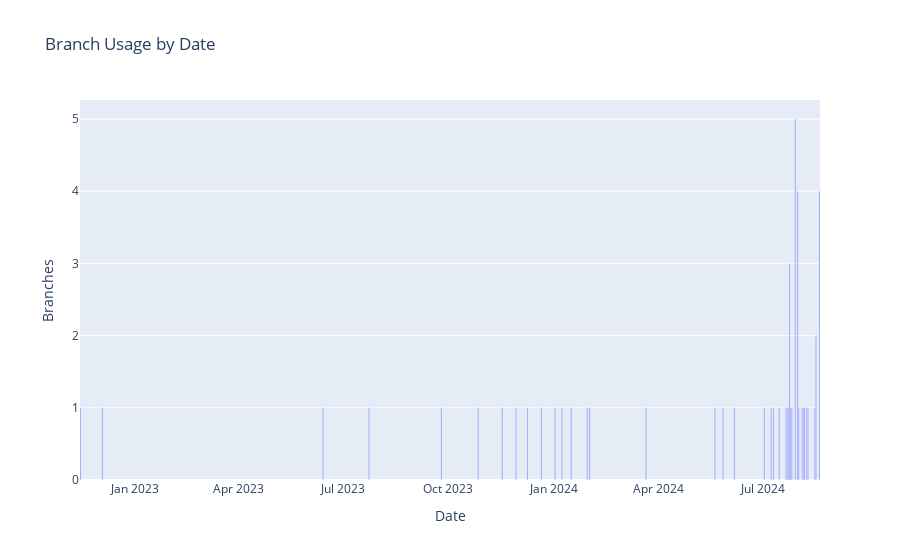

Notebook source saved alongside this figure:
### Code cell
import plotly.express as px

figure = px.bar(
    df,
    x="Date",
    y="Branches",
    hover_data=["Date"],
    title="Branch Usage by Date"
)
figure.show()

### Figure 1 — Plotly figure (JSON) as saved in the notebook; plotly's stock layout.template omitted (floating-point values rounded to 4 significant figures)
{"data": [{"alignmentgroup": "True", "hovertemplate": "Date=%{x}<br>Branches=%{y}<extra></extra>", "legendgroup": "", "marker": {"color": "#636efa", "pattern": {"shape": ""}}, "name": "", "offsetgroup": "", "orientation": "v", "showlegend": false, "textposition": "auto", "x": ["2022-11-15", "2022-12-04", "2023-06-14", "2023-07-24", "2023-09-25", "2023-10-27", "2023-11-17", "2023-11-29", "2023-12-09", "2023-12-21", "2024-01-02", "2024-01-08", "2024-01-16", "2024-01-30", "2024-02-01", "2024-03-21", "2024-05-20", "2024-05-27", "2024-06-06", "2024-07-02", "2024-07-08", "2024-07-10", "2024-07-15", "2024-07-21", "2024-07-22", "2024-07-23", "2024-07-24", "2024-07-25", "2024-07-26", "2024-07-29", "2024-07-31", "2024-08-01", "2024-08-04", "2024-08-05", "2024-08-06", "2024-08-08", "2024-08-09", "2024-08-15", "2024-08-16", "2024-08-19"], "xaxis": "x", "y": [1, 1, 1, 1, 1, 1, 1, 1, 1, 1, 1, 1, 1, 1, 1, 1, 1, 1, 1, 1, 1, 1, 1, 1, 1, 1, 3, 1, 1, 5, 4, 1, 1, 1, 1, 1, 1, 1, 2, 4], "yaxis": "y", "type": "bar"}], "layout": {"xaxis": {"anchor": "y", "domain": [0.0, 1.0], "title": {"text": "Date"}}, "yaxis": {"anchor": "x", "domain": [0.0, 1.0], "title": {"text": "Branches"}}, "legend": {"tracegroupgap": 0}, "title": {"text": "Branch Usage by Date"}, "barmode": "relative"}}
